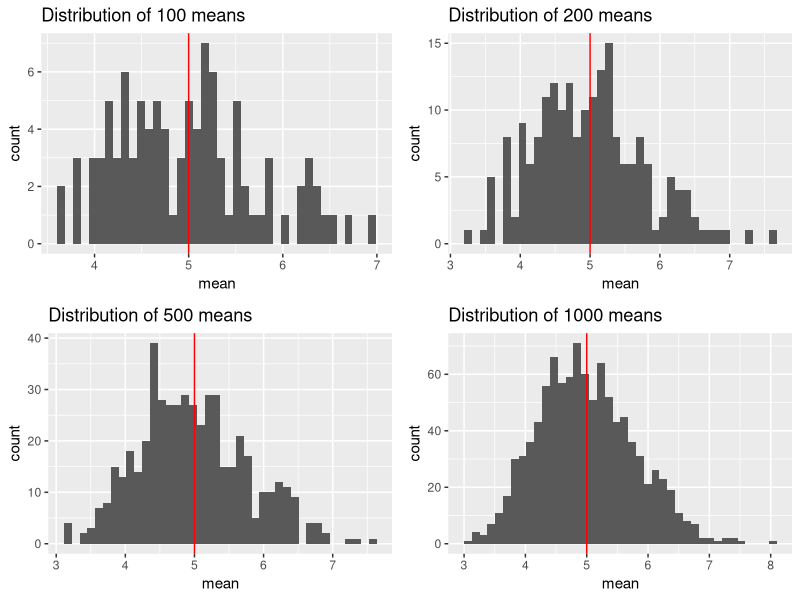

R code for this plot:
## ---- chunk 1
library(knitr)
library(ggplot2)
library(gridExtra)
## ---- chunk 2
set.seed(1)
exponentials <- matrix(rexp(40000, rate = .2), nrow = 1000, ncol = 40)
## ---- chunk 3
means <- apply(exponentials, 1, mean)
c(mean(means[1:100]), mean(means[1:200]), mean(means[1:500]), mean(means))
## ---- chunk 4
p1 <- ggplot() + geom_histogram(aes(means[1:100]), bins = 40) + 
    labs(x = "mean", y = "count", title = "Distribution of 100 means") + 
    geom_vline(xintercept=5, col='red')

p2 <- ggplot() + geom_histogram(aes(means[1:200]), bins = 40) + 
    labs(x = "mean", y = "count", title = "Distribution of 200 means") + 
    geom_vline(xintercept=5, col='red')

p3 <- ggplot() + geom_histogram(aes(means[1:500]), bins = 40) + 
    labs(x = "mean", y = "count", title = "Distribution of 500 means") + 
    geom_vline(xintercept=5, col='red')

p4 <- ggplot() + geom_histogram(aes(means), bins = 40) + 
    labs(x = "mean", y = "count", title = "Distribution of 1000 means") + 
    geom_vline(xintercept=5, col='red')

grid.arrange(p1,p2,p3,p4, ncol=2)
## ---- chunk 5
c(var(means[1:100]), var(means[1:200]), var(means[1:500]), var(means))
